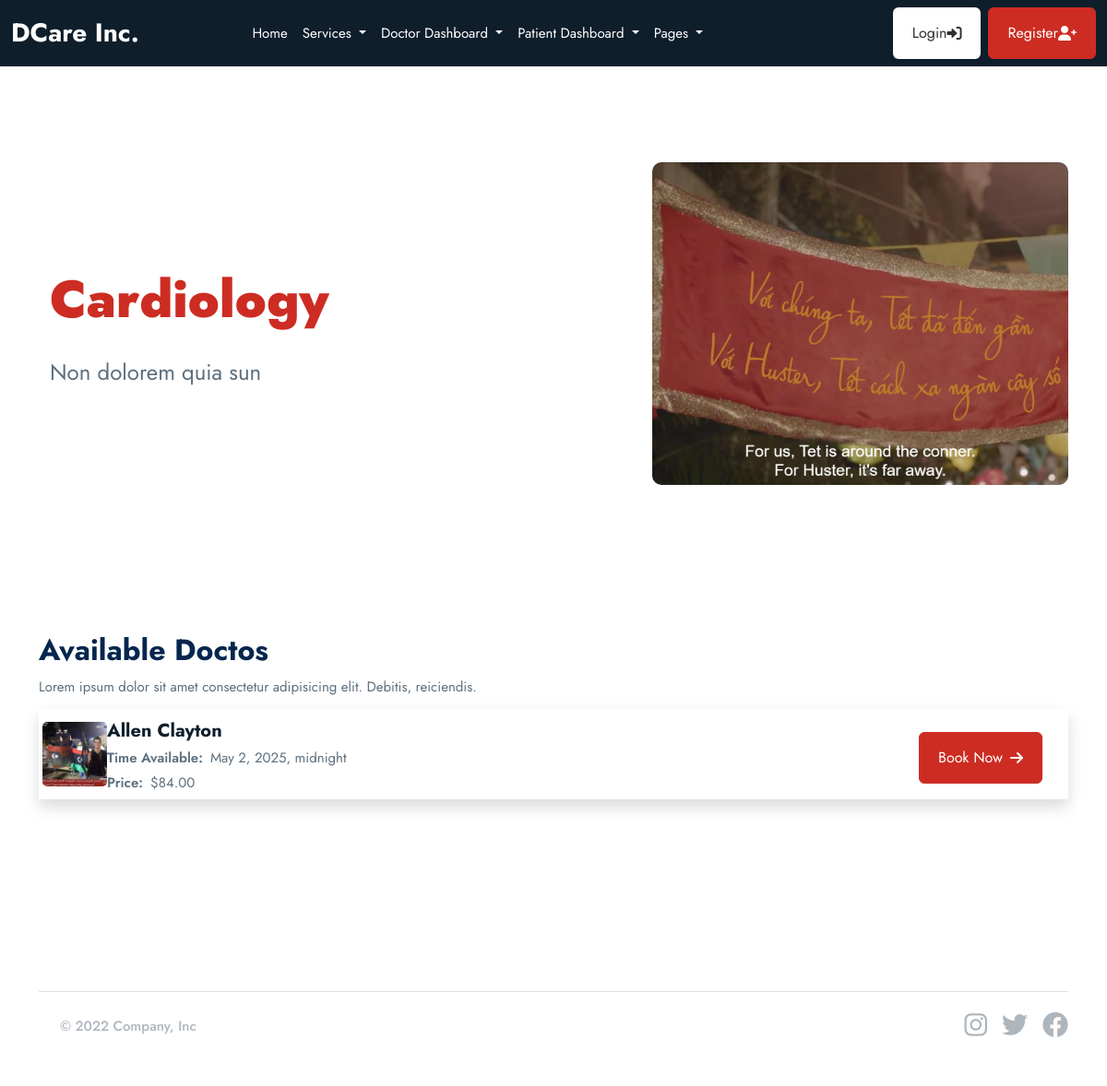
The page /service/1/ on the database its author committed.
### base/models.py (models this page shows, shortened)
class Service(models.Model):
    image = models.FileField(upload_to="images", null=True, blank=True)
    name = models.CharField(max_length=255)
    description = models.TextField(blank=True, null=True)
    cost = models.DecimalField(max_digits=10, decimal_places=2)
    available_doctors = models.ManyToManyField(doctor_models.Doctor, blank=True)

### doctor/models.py (models this page shows, shortened)
class Doctor(models.Model):
    user = models.OneToOneField(userauths_models.User, on_delete=models.CASCADE)
    full_name = models.CharField(max_length=100, null=True, blank=True)
    image = models.FileField(upload_to="images", null=True, blank=True)
    mobile = models.CharField(max_length=100, null=True, blank=True)
    country = models.CharField(max_length=100, null=True, blank=True)
    bio = models.CharField(max_length=100, null=True, blank=True)
    specialization = models.CharField(max_length=100, null=True, blank=True)
    qualifications = models.CharField(max_length=100, null=True, blank=True)
    years_of_experience = models.CharField(max_length=100, null=True, blank=True)
    next_available_appointment_date = models.DateTimeField(default=timezone.now, null=True, blank=True)

### base/views.py (the view)
# urls.py: path("service/<service_id>/", views.service_detail, name="service_detail"),
def service_detail(request, service_id):
    service = base_models.Service.objects.get(id=service_id)
    context = {
        "service": service
    }
    return render(request, "base/service_detail.html", context)

### templates/base/service_detail.html
{% extends 'partials/base.html' %} {% block content %}
<section class="container">
  <div class="row d-flex justify-content-center align-items-center">
    <div class="col-12 col-lg-7 p-4 rounded-3 bg-white">
      <h1 class="display-4 fw-bold mt-5">
        <span class="text-primary"><b>{{service.name}}</b></span>
      </h1>
      <p class="fs-4 mt-4">{{service.description}}</p>
    </div>
    <div class="col-12 col-lg-5">
      <img
        class="img-fluid mt-4"
        style="
          width: 100%;
          height: 350px;
          object-fit: cover;
          border-radius: 10px;
        "
        src="{{service.image.url}}"
        alt=""
      />
    </div>
  </div>
</section>
<section class="container">
  <div class="">
    <h2 class="">Available Doctos</h2>
    <p>
      Lorem ipsum dolor sit amet consectetur adipisicing elit. Debitis,
      reiciendis.
    </p>
  </div>
  <div class="">
    {% for d in service.available_doctors.all %}
    <div class="p-1 mb-4 shadow d-flex align-items-center">
      <a href="course-detail.html">
        <img
          src="{{d.image.url}}"
          alt="course"
          style="
            width: 70px;
            height: 70px;
            object-fit: cover;
            border-radius: 5px;
          "
          class="card-img-top"
        />
      </a>
      <div class="card-body">
        <div class="mt-2 d-flex justify-content-between align-items-center">
          <div>
            <h5 class="mb-1 text-truncate-line-2">
              <a
                href="course-detail.html"
                class="text-inherit text-dark text-decoration-none"
                >{{d.full_name}}</a
              >
            </h5>
            <div class="d-flex gap-2">
              <p class="fw-semibold mt-0 mb-0">Time Available:</p>
              <p class="mt-0 mb-0">{{d.next_available_appointment_date}}</p>
            </div>
            <div class="d-flex gap-2">
              <p class="fw-semibold mt-0 mb-0">Price:</p>
              <p class="mt-0 mb-0">${{service.cost}}</p>
            </div>
          </div>
          <div>
            <a
              href="{% url 'base:book_appointment' service.id d.id %}"
              class="btn btn-primary me-4"
              >Book Now <i class="fas fa-arrow-right ms-2"></i
            ></a>
          </div>
        </div>
      </div>
    </div>
    {% endfor %}
  </div>
</section>
{% endblock content %}

### rows shown on the page
Service: name "Cardiology", description "Non dolorem quia sun", image (picture), cost "84.00"
Doctor: image (picture), full_name "Allen Clayton", next_available_appointment_date "May 2, 2025, midnight"
